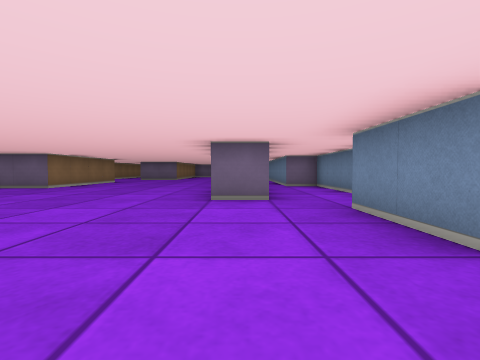
view 1 (above)

17 first-person views from a walk through a cub3D maze. The camera is about half as high as the walls, tilts 2° down and sees 85° across. The floor is counted in squares. Each view is taken from the middle of a square. On the plan, view 1 faces up. The plan holds only what a view shows up to about 9 squares ahead; the rest is blank.

view 2
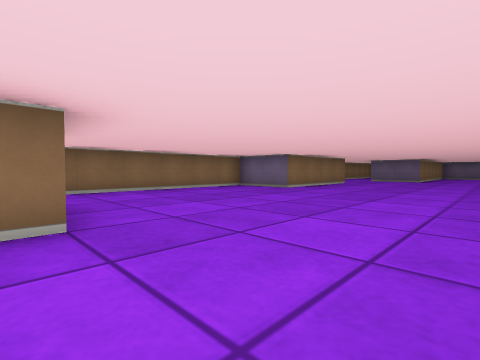

view 3
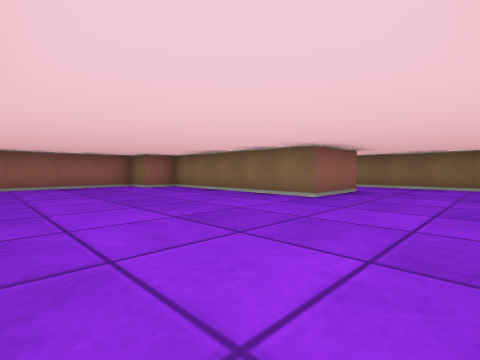

view 4
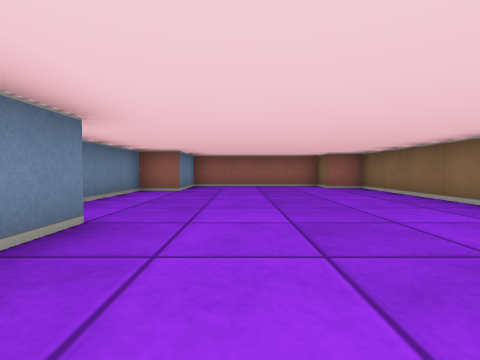

view 5
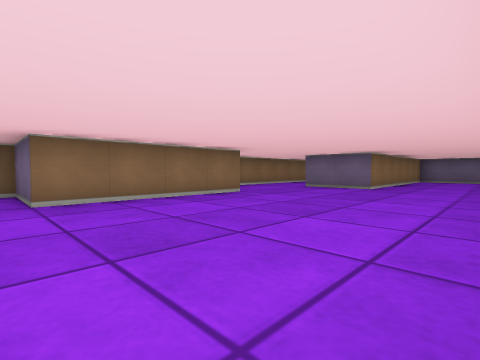

view 6
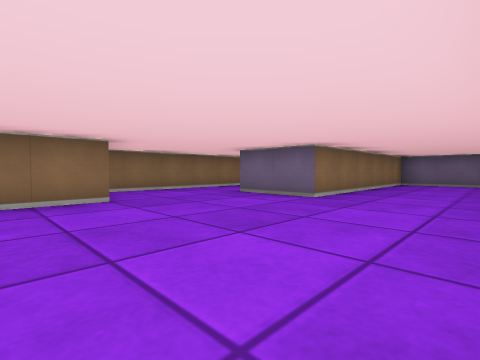

view 7
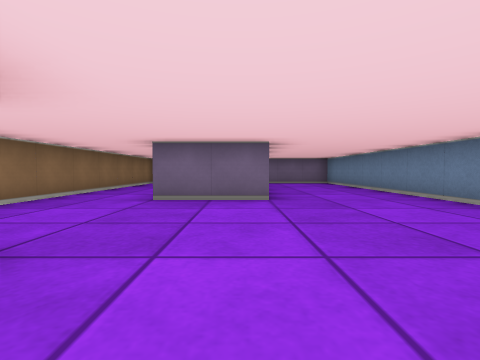

view 8
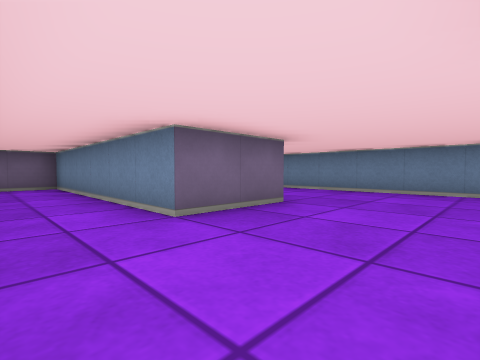

view 9
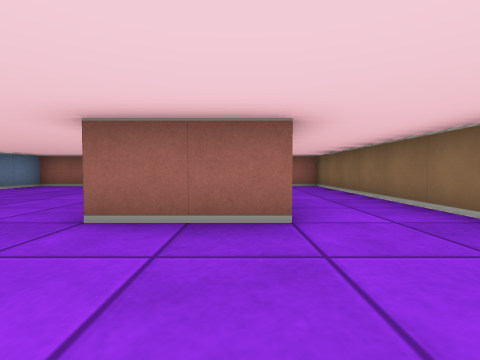

view 10
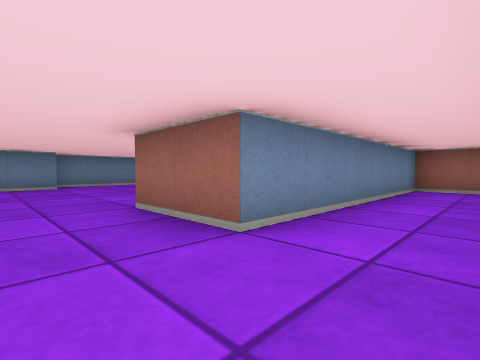

view 11
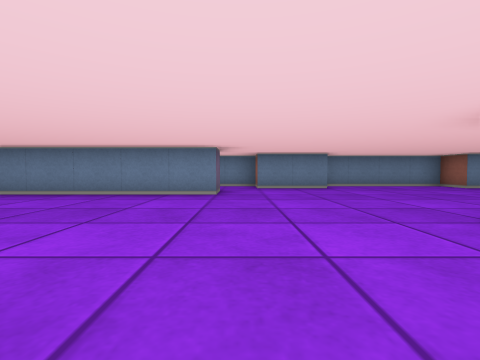

view 12
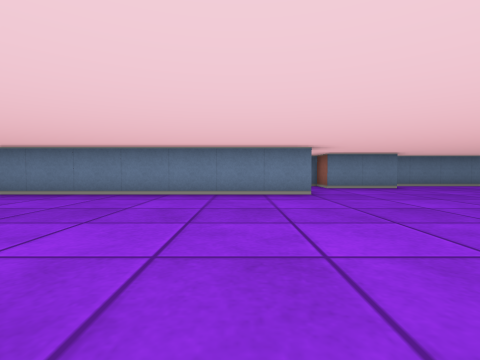

view 13
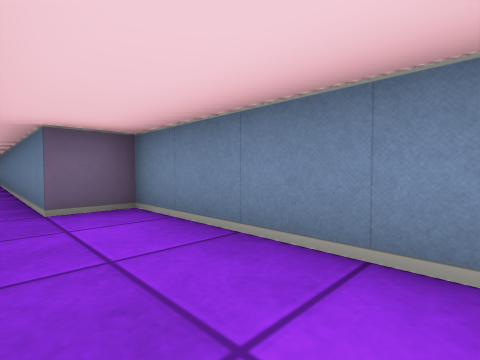

view 14
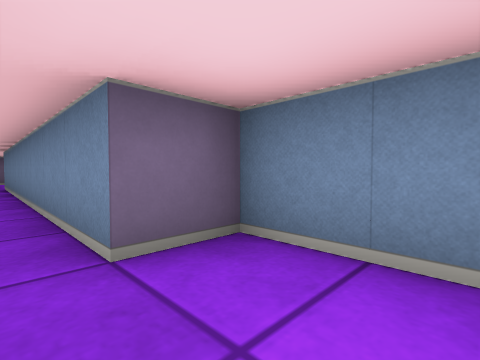

view 15
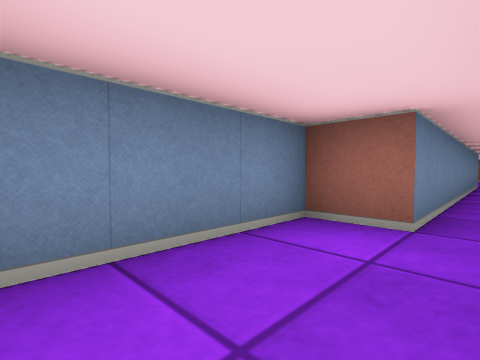

view 16
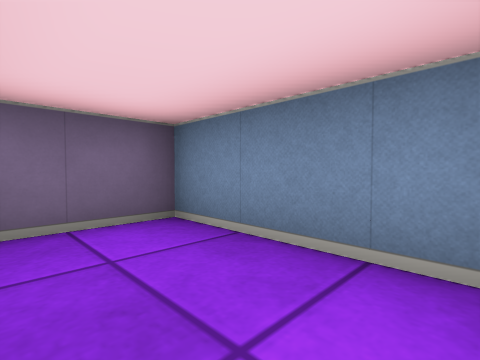

view 17
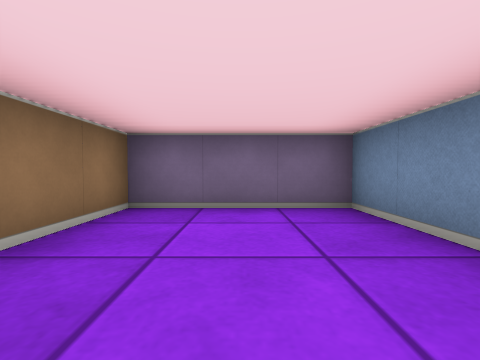

### Floor plan
Ten units are one square. View 1 is at (0, 0); x grows to the right and y downward. Boxes are objects, and circles mark ways between rooms. Rooms are numbered by the first view taken in them; rooms with no view inside come last. Other rooms are left out.
<svg viewBox="-80 -210 110 260">
<path fill="none" stroke="#000" d="M5 -45 -5 -45 -5 -205 -35 -205 -35 -145 -55 -145 -55 -205 -68 -205M-55 -116 -55 -75 -75 -75 -75 45 -55 45 -55 -15 -35 -15 -35 35 -25 35 -25 45 15 45 15 25 25 25 25 -14M15 -14 15 -35 25 -35 25 -85 15 -85 15 -165M-75 -190 -75 -121M15 -165 25 -165 25 -195 10 -195"/>
<circle cx="10" cy="-160" r="3" fill="#2a7"/>
<text x="-30" y="-70">1</text>
<text x="10" y="-180">2</text>
</svg>
Room 1 opens to room 2.

Where each view was taken, in squares from view 1:
view 1: 0 up, 0 right, facing up
view 2: 1 up, 1 left, facing up-left
view 3: 4 up, 1 right, facing down-left
view 4: 4 up, 0 right, facing down
view 5: 7 up, 1 left, facing up-left
view 6: 10 up, 1 left, facing up-left
view 7: 10 up, 4 left, facing up
view 8: 12 up, 7 left, facing up-right
view 9: 4 up, 5 left, facing down
view 10: 3 up, 7 left, facing down-right
view 11: 4 up, 6 left, facing right
view 12: 6 up, 6 left, facing right
view 13: 5 up, 1 right, facing up-right
view 14: 7 up, 1 right, facing up-right
view 15: 19 up, 1 right, facing down-right
view 16: 17 up, 1 right, facing up-right
view 17: 17 up, 2 left, facing up
